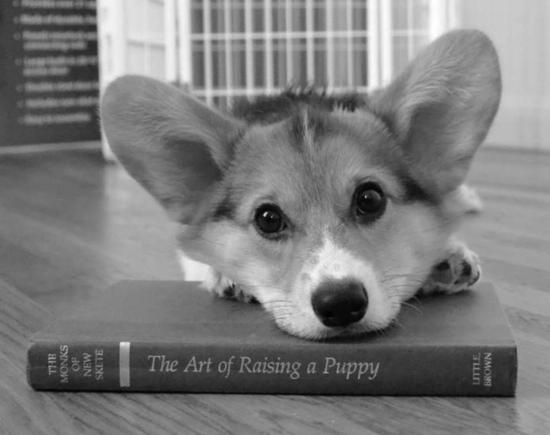
#> input picture Lab2/Lab2/clean-image.jpg, 550 x 435 px, found by its file name
$ jupyter execute --allow-errors Lab2SolutionsPublic.ipynb   (shell and % lines are left out)
#> lines starting #> are read from the running program, lines starting #| are printed output that depends on the picture
# ECE 311 Lab 2: LSI Systems

In this lab, we will explore Linear Shift-Invariant (LSI) systems and their properties with applications involving toy signals, image filtering, stock data, and even an example of a simple non-linear system. Let's get started!

[cell 1]
#import necessary libraries for this lab
import numpy as np
import scipy.signal as signal
import matplotlib.pyplot as plt

from skimage.io import imread

## Getting Started with Convolution

We remember from ECE 210, that convolution describes how any continuous-time input signal is processed by an LTI system. Given an input $x(t)$ and an LTI system's impulse response $h(t)$, the system output $y(t)$ is given by

$$
y(t) = x(t) * h(t).
$$

Recall that convolution for continous signals is defined as

$$
y(t) = \int_{\tau = -\infty}^{\infty}x(\tau)h(t-\tau)d\tau = \int_{\tau=-\infty}^{\infty}x(t-\tau)h(\tau)d\tau.
$$

You have learned in ECE 310 that discrete-time LSI systems also have an impulse response $h[n]$, which is the system response to a unit Kronecker delta $\delta[n]$ input. Thus we can express the system output given an input signal via discrete-time convolution.

$$
y[n] = x[n] * h[n]
$$

$$
y[n] = \sum_{k=-\infty}^{\infty}x[k]h[n-k] = \sum_{k=-\infty}^{\infty}x[n-k]h[k]
$$

Like the width properties of continuous-time convolution, if $x$ is of length $N$ and $h$ is of length $M$, the result $y$ will be of length $N+M-1$. It is important to note that every LSI system can be represented by a convolution, every system that can be expressed as a convolution has an impulse response, and any system with an impulse response must be LSI. This means the relationship between LSI systems, convolution, and impulse responses is an "if and only if" relationship; they all imply one another! This is something handy to keep in mind whenever you want to identify and describe an LSI system.

The key function we will use to perform convolutions is the $\textrm{convolve()}$ function in the $\textrm{scipy.signal}$ module. The usage of this function for an example system is as follows:

$$
x[n] = \delta[n]+2\delta[n-2]+3\delta[n-4]
$$

$$
y[n] = x[n]+3x[n-1]
$$

[cell 2]
x = np.array([1, 0, 2, 0, 3]) #input signal
h = np.array([1, 3]) #filter/system's impulse response
y = signal.convolve(x,h) #signal.convolve(in1,in2)

print(y) #verify this result by hand!

Note how we extracted the system's impulse response for the system's Linear Constant Coefficient Difference Equation (LCCDE). Our first term takes the present input value and multiplies it by one, and the second term multiplies the most recent input by three. Intuitively, when we flip and shift our filter $h$ for the convolution, we will be applying this system to the input signal at each shift step. The $\textrm{signal.convolve()}$ function assumes the arrays that represent our signals begin at index zero.

## Exercise 1: Implementing LSI Systems

In the below code cell, implement the following LSI systems and plot the system response (using $\textrm{plt.stem()}$) to each of the listed input signals. Comment on the results in the following Markdown cell. Remember to determine the LCCDE for each system to infer its impulse response!

* System A: $y_a[n] = -x[n]+2x[n-1]-x[n-2]$

* System B: $y_b[n] = \frac{1}{4}x[n]+\frac{1}{2}x[n-1]+\frac{1}{4}x[n-2]$

* $x_1[n] = u[n] - u[n-7], 0\leq n< 10$

* $x_2[n] = \sin\left(\frac{\pi}{20}n\right), 0\leq n< 40$

Comments here:
(Consider how the different filters affect the flatter and faster moving parts of the input signals. What do you think each filter is doing?)

The first filter seems to encourage changes in the signal, while the second filter smooths out the input signal. We see the first filter sets the first input to zero everyone except at its edges. Conversely, the second filter just rounds out these edges.

## Exercise 2: Bitcoin Pricing Correction

One type of signal could be some non-physical 1D information. An example of this would be stock price or cryptocurrency data. This data is notoriously noisy and can jump around unpredictably.

Remember that the systems we work with can be either causal or non-causal. A causal system only uses present and past information or values to calculate its present values, while a non-causal system can leverage future information. In this excercise, we will compare causal and non-causal versions of a filter to smooth a day's worth of bitcoin pricing data. We have provided 24 hours of prices with pricing updates every minute (1440 points). The date in question is Christmas Eve Day (12/24), 2017.

#> (a cell that did not finish here is left out)

Pretty noisy, right? Maybe a lot of last-minute Christmas gifts made the price even more unpredictable!

In this exercise, you will implement two length-51 moving average filters on this Bitcoin price data. The first will be causal and the second will be non-causal. Mathematically, we can represent these systems as follows:

$$
y_1[n] = \frac{1}{51}\sum_{i=0}^{50}x[n - i]
$$

$$
y_2[n] = \frac{1}{51}\sum_{i=-25}^{25}x[n - i]
$$

Furthermore, since the moving average filter is an LSI system we may implement it as a convolution. If you are having trouble seeing this, we suggest considering a length-5 moving average filter and "unrolling" the sum for that system definition.

Notice that the non-causal filter will require us to access negative indices according to the impulse response of our filter. A natural question to ask is how does the $\textrm{signal.convolve()}$ function perform non-causal convolution? How can you indicate negative indices when making an array for a system's impulse response? This is where the "same" mode comes in! We may use the "same" mode as follows:

```
y = signal.convolve(x,h,'same'),
```

where $x$ is of length $N$ and $h$ is length $M$. This line of code will perform a full linear convolution like the default mode, but then it will only keep the center $N$ values (length of first argument/array). This operation is equivalent to zero-centering our filter array (second argument/array). You may want to try a couple small examples to convince yourself this is true. The "same" mode will be important to keep in mind throughout this lab and the rest of the course.

**Important Note:** For the following two parts, we have provided the appropriate start and end indices to help us make sure each implementation returns results of the same size and to remove initial condition worries (ramping behavior since we would have fewer than 51 samples as the filter has partial overlap).

a. Construct the causal filter and apply it to the provided bitcoin price data (contained in the ``bitcoin_data`` variable). To make sure your output is the same length and matches up correctly in time, you should slice your result using ``start`` and ``end`` as we did to create the ``plotting_data`` variable. Plot the original data (``plotting_data``) and your smoothed data on the same plot.

b. Construct the non-causal filter and apply it to the provided bitcoin price data. Perform the same ``start`` and ``end`` slicing on your result as in part (a). Plot the original data (``plotting_data``) and your smoothed data on the same plot.

c. Plot the error signals for each filter on the same plot. Let the error signal for a system's output be given by

$$
y_e = y - \hat{y},
$$

where $\hat{y}$ is your system output and $y$ is the sliced original data used for plotting, ``plotting_data``.

d. Comment on the results in the following Markdown cell. What is noticeably different? Is it better to know a lot of past information or a decent amount of past and future information?

Comments for part 2.d here:

The causal filter produces shifted outputs since it is responding to more past information. This makes the filter less sensitive to recent changes. Conversely, the non-causal filter is well centered on the original data and provides a nicely smoothed version of the data. Clearly, it is helpful to know some data about the future and some data about the past.

# Image Convolution

In ECE 310, we typically focus on the implications of filtering in the frequency domain of a 1D signal. Our most common idea of a 1D signal is a piece of audio. In this section, we will experiment with image filtering along both axes of an image and see that we can do more than just filtering with convolution.

## Exercise 3: 1D Image Convolution

Apply a 1D length 11 moving average filter on the provided ``test-image.jpg`` image along its:

a. Rows

b. Columns

c. Rows then columns

d. Columns then rows

Plot each of the resulting images and give them unique titles.

e. Comment on the images from the "rows then columns" and "columns then rows" procedures. Are they the same? Explain your answer, why are they the same or different?

Comments for 3.e:

The row-column and column-row images are identical because the convolution operator commutes (commutativity property).

## Exercise 4: Building an Edge Detector

Let's now apply image convolution to perform edge detection. We will build a simple edge detector step-by-step using the following simple 1D filter:

$$
h[n] = \delta[n+1] - \delta[n-1]
$$

a. Intuitively or mathematically, what does this filter do to an input signal? In other words, what parts of a signal would give a strong (large magnitude) response and what parts would give a weak (small magnitude) response? You may answer this with a couple signal examples and the result of convolution with $h[n]$ or qualitative intuition.

b. Is this filter causal? Why or why not? Is it a problem if the filter is non-causal? (Hint: consider the contexts in which we cannot violate causality!)

Note: For the next two parts, please store your results in separate variables. This will make part (e) much cleaner.

c. Apply $h[n]$ along the rows of the ``test-image.jpg`` image. Plot the result with a grayscale color mapping.

d. Apply $h[n]$ along the columns of the ``test-image.jpg`` image. Plot the result with a grascale color mapping.

So far we have checked for edge-like features in the image going along the rows and columns. Imagine these two results as being vectors indicating edge strength along the row axis and column axis of the image, respectively. Take a minute to look at the differences between these two resulting images. Can you tell which one is detecting edges within a row and which one is doing so within a column? What would be a sensible way to incorporate these two dimensions of information? Imagine they form a 2D vector and take the norm! More precisely:

$$
I_F(r,c) = \sqrt{\left(I_R(r,c)\right)^2 + \left(I_C(r,c)\right)^2},
$$

where $I_R$ and $I_C$ are the row and column filtered results, respectively.

e. Build the final result image $I_F$ according to the above equation. Plot the result again with a grayscale color mapping.

Answer for 4.a here:

Answer for 4.b here:

## 2D Image Convolution

We don't need to limit ourselves to 1D image convolution. Our filters or "kernels" can be in two dimensions also! We will not spend much time on the math of 2D convolution/filtering in this class because it is best left for ECE 418 (Image and Video Processing); still,  we can use Python to try it out. But let's try something other than filtering this time!

Image convolution is not just for filtering or modifying an image. We can also use convolution to extract information from an image. Remember that convolution is is the process of "flipping and shifting" one signal over another signal. At each shift location, we perform a dot product (or inner product) to see how $\textit{similar}$ the signals are. A larger value at the output means the two signals were more similar. The following image illustrates 2D convolution.

More formally, say we have a $3x3$ convolution kernel $\mathcal{K}$ where the center pixel is at index $(0,0)$, the result of the 2D convolution at pixel $(i,j)$ for image $I$ is given by:

$$
O(i,j) = \sum_{k=-1}^{1}\sum_{l=-1}^{1}I(i-k,j-l)\cdot\mathcal{K}(k,l)
$$

Now, why is this useful? Suppose you want to design a system to recognize handwritten digits. How can you tell the difference between a "1" and a "4", for example? Think about how you as a human can separate these numbers! They both typically have one large vertical line down the middle, but we know we can differentiate them because a "4" has another shorter vertical line (depending how you draw it) and a horizontal line connecting them. This is where 2D convolution can help us! How about we create convolution kernels to highlight features we know to be discriminative, like horizontal and vertical lines.

The below code cell includes a function to perform 2D image convolution on a target image given a convolution kernel. We have also provided two 2D kernels: one for horizontal features and another for vertical features.

[cell 4]
def convolve_2d(image,kernel):
    result = signal.convolve2d(image,kernel,'same')
    result[result < 0] = 0 #Keep values non-negative
    return result

#identify horizontal lines
horiz_kernel = np.array([[-2,-2,-2,-2,-2],
                         [1,1,1,1,1],
                         [1,1,1,1,1],
                         [1,1,1,1,1],
                         [-2,-2,-2,-2,-2]])

#identify vertical lines
vert_kernel = np.array([[-2,1,1,1,-2],
                        [-2,1,1,1,-2],
                        [-2,1,1,1,-2],
                        [-2,1,1,1,-2],
                        [-2,1,1,1,-2]])

In the folder for this lab, we have provided example images of the numbers "1", "4", and "8" from the popular MNIST dataset. These images are 28x28 and grayscale. Let's see what our filters can identify in the ``one.jpg`` image! Note the different scales on the feature image colorbars.

#> (a cell that did not finish here is left out)

## Exercise 5: 2D Image Convolution for Feature Detection

a. Create similar plots as the above example for the "1" image for the "4" (``four.jpg``) and "8" (``eight.jpg``) images in the following code cell.

b. Comment on the results and compare what is highlighted for each number.

c. What is the significance of having negative kernel values around the positive "feature highlighting" values? Think about what would happen if the negative values were zeros instead. Try playing around with the kernels or creating your own kernel if you are unsure.

Answer for 5b:

The number four has nice, distinct features highlighted. We get one clear horizontal line with two vertical lines of different length, which is a good description of how to draw a four. The number eight is less clear. The vertical features do highlight each of the four arches in the digit, but the horizontal features highlight what looks a lot like a three. I expect it is difficult to differentiate threes and eights.

Answer for 5c:

The negative kernel values explicitly punish large values in on the outside of each kernel. If we want strong linear features, we should require large values in a well-defined line where the values outside the line must be low. If we used zeros instead of negative numbers, we would highlight large flat regions as containing lines. The negative numbers give us much more discriminative power.

For the final activity, we will explore an example of a non-linear system. First, a bit of background.

There are many different types of noise that can appear in images. One such type is salt-and-pepper noise. This noise occurs when pixels in a camera or an existing image become fully active or inactive. In other words, a normal pixel either takes on its minimum or maximum possible value. The following code cell shows an original image and a version of it that has been corrupted by 20% salt-and-pepper noise (20% of the pixels are affected). In this activity, we will see whether we can use our LSI systems from before to denoise our image.

[cell 6]
clean_image = imread('clean-image.jpg')
#> clean_image is the input picture: shape (435, 550); min 0, max 255, mean 124.5
noisy_image = imread('noisy-image.jpg')
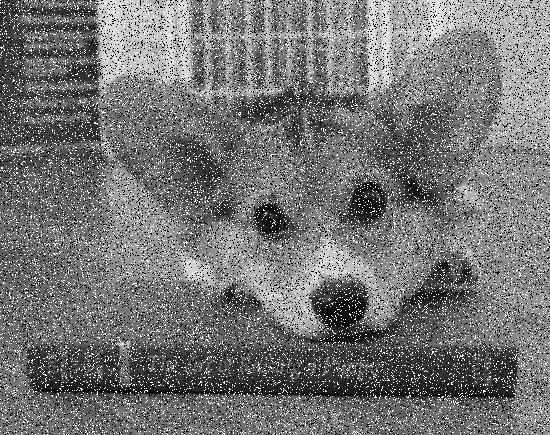
#> input picture Lab2/Lab2/noisy-image.jpg, 550 x 435 px, found by its file name
#> noisy_image is the input picture: shape (435, 550); min 0, max 255, mean 116.6
plt.figure(figsize=(15,15))
plt.subplot(121)
plt.imshow(clean_image,'gray')
plt.title('Original Image')
plt.subplot(122)
plt.imshow(noisy_image,'gray')
plt.title('Image with 20% Salt-and-Pepper Noise')
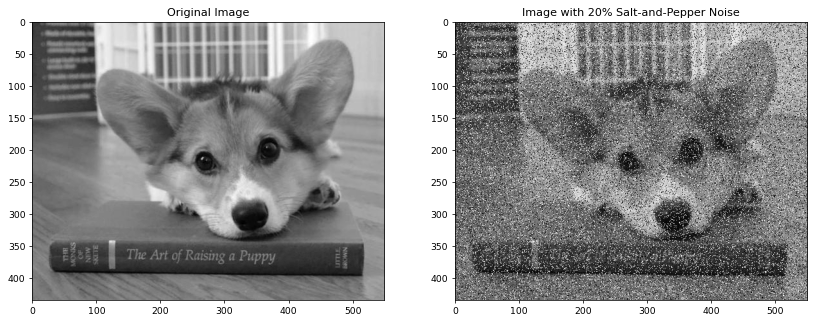
#> figure drawn by matplotlib, 2 panels
